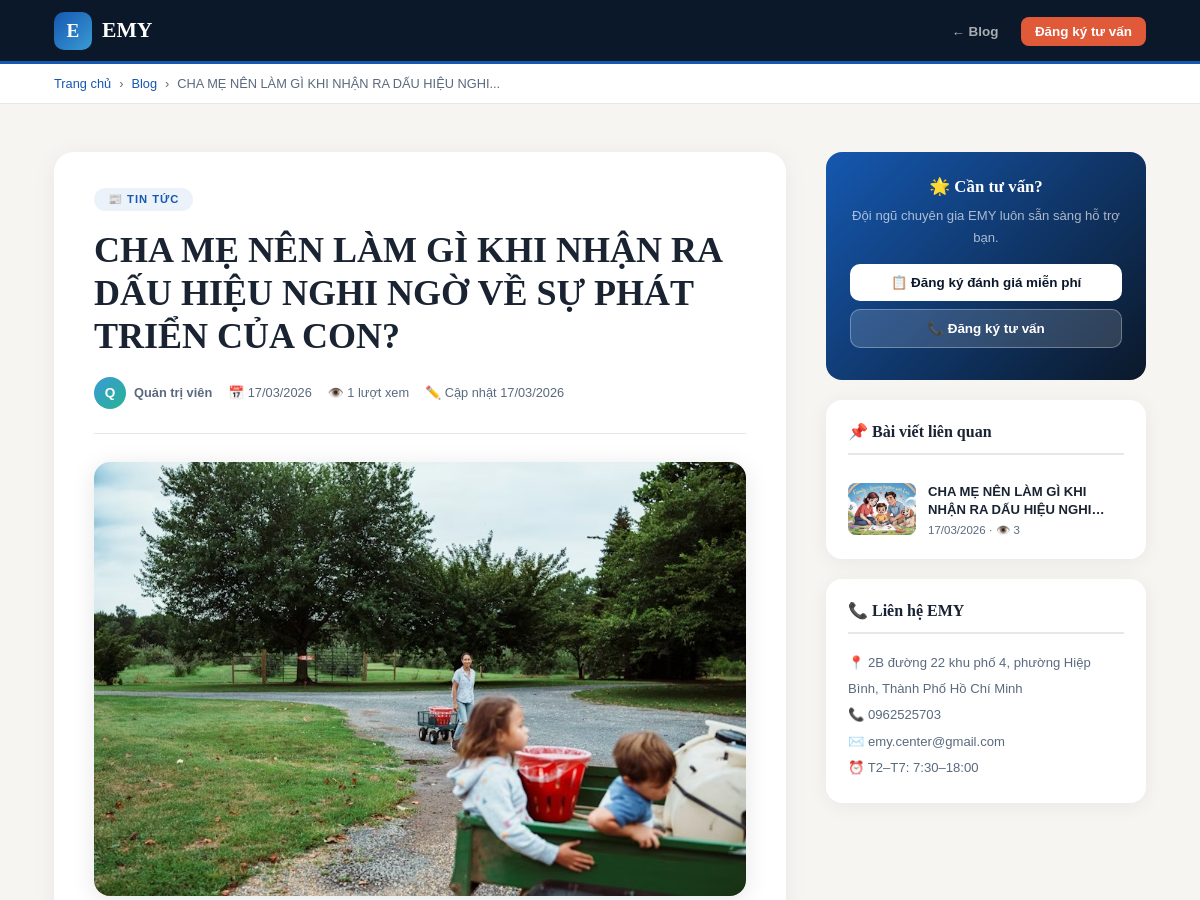
The app's page /blog/2 (upper part), older data.
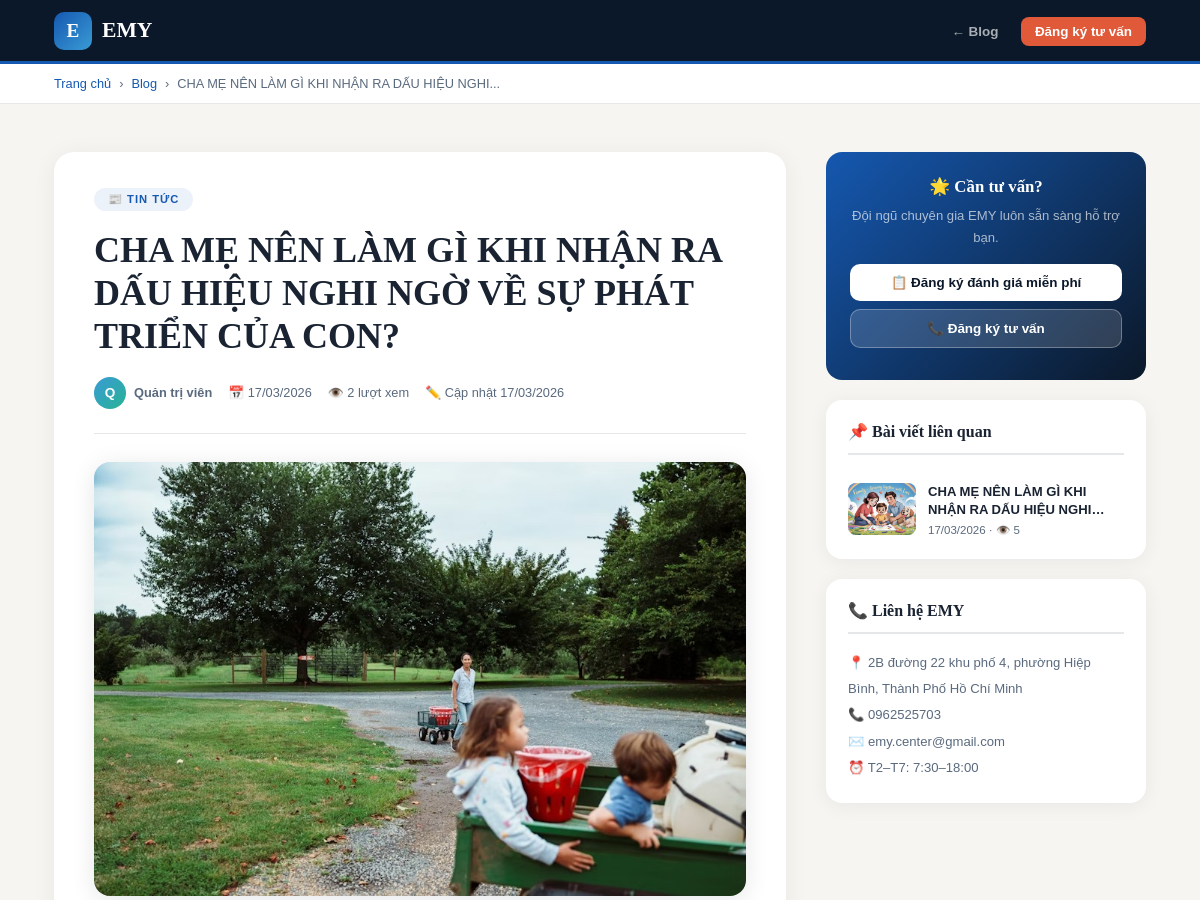
The same page, newer data.
### models.py (models this page shows)
class Post(db.Model):
    __tablename__ = 'posts'
    id            = db.Column(db.Integer, primary_key=True)
    title         = db.Column(db.String(300), nullable=False)
    slug          = db.Column(db.String(300), unique=True)
    content       = db.Column(db.Text, nullable=False)
    summary       = db.Column(db.String(500))
    thumbnail     = db.Column(db.String(300))
    category      = db.Column(db.String(50))
    is_published  = db.Column(db.Boolean, default=False)
    views         = db.Column(db.Integer, default=0)
    created_at    = db.Column(db.DateTime, default=datetime.utcnow)
    updated_at    = db.Column(db.DateTime, default=datetime.utcnow)
    author_id     = db.Column(db.Integer, db.ForeignKey('users.id'))
    author        = db.relationship('User', backref='posts')

### routes.py (the view)
@public_bp.route('/blog/<int:post_id>')
def blog_detail(post_id):
    post = Post.query.get_or_404(post_id)
    post.views += 1
    db.session.commit()
    related = Post.query.filter(
        Post.is_published==True, Post.id!=post.id, Post.category==post.category
    ).limit(3).all()
    return render_template('blog_detail.html', post=post, related=related, get_media_type=get_media_type)

### routes.py (called while the page is built)
def get_media_type(path):
    if not path: return None
    if any(x in path for x in ['youtube.com','youtu.be','vimeo.com']): return 'youtube'
    ext = path.rsplit('.',1)[-1].lower() if '.' in path else ''
    if ext in ALLOWED_VID: return 'video'
    if ext in ALLOWED_IMG: return 'image'
    return 'image_url'

### templates/blog_detail.html (shortened to what the changed rows need)
{% extends 'base.html' %}
{% block body %}
<div class="breadcrumb">
  <div class="wrap">
    <a href="{{ url_for('public.index') }}">Trang chủ</a>
    <span>›</span>
    <a href="{{ url_for('public.blog') }}">Blog</a>
    <span>›</span>
    <span>{{ post.title|truncate(50) }}</span>
  </div>
</div>
<div class="article-wrap">
  <div class="wrap">
    <div class="article-layout">
      <article class="article">
        <div class="article-header">
          <div class="art-cat">{{ {'news':'📰 Tin tức','tips':'💡 Kiến thức','event':'📅 Sự kiện'}.get(post.category,'Bài viết') }}</div>
          <h1>{{ post.title }}</h1>
          <div class="art-meta">
            <div class="art-author">
              <div class="art-av">{{ post.author.fullname[0] if post.author else 'E' }}</div>
              <span><strong>{{ post.author.fullname if post.author else 'EMY Team' }}</strong></span>
            </div>
            <span>📅 {{ post.created_at.strftime('%d/%m/%Y') }}</span>
            <span>👁️ {{ post.views }} lượt xem</span>
            {% if post.updated_at and post.updated_at != post.created_at %}
            <span>✏️ Cập nhật {{ post.updated_at.strftime('%d/%m/%Y') }}</span>
            {% endif %}
          </div>
        </div>
        {% set mtype = get_media_type(post.thumbnail) %}
        {% if post.thumbnail %}
        <div class="art-media">
          {% if mtype == 'image' %}
            <img src="{{ url_for('static', filename=post.thumbnail) }}" alt="{{ post.title }}">
          {% elif mtype == 'image_url' %}
            <img src="{{ post.thumbnail }}" alt="{{ post.title }}">
          {% elif mtype == 'video' %}
            <video controls preload="metadata">
              <source src="{{ url_for('static', filename=post.thumbnail) }}">
              Trình duyệt không hỗ trợ video.
            </video>
          {% endif %}
        </div>
        {% endif %}
      </article>
      <aside class="sidebar">
        {% if related %}
        <div class="sbox">
          {% for r in related %}
          {% set rmt = get_media_type(r.thumbnail) %}
          {% set bg_map = {'news':'linear-gradient(135deg,#dbeafe,#bfdbfe)','tips':'linear-gradient(135deg,#d1fae5,#a7f3d0)','event':'linear-gradient(135deg,#fef3c7,#fde68a)'} %}
          <a href="{{ url_for('public.blog_detail', post_id=r.id) }}" class="related-item">
            <div class="ri-img" style="background:{{ bg_map.get(r.category,'linear-gradient(135deg,#dbeafe,#bfdbfe)') }}">
              {% if rmt == 'image' %}<img src="{{ url_for('static', filename=r.thumbnail) }}" alt="">
              {% elif rmt == 'image_url' %}<img src="{{ r.thumbnail }}" alt="">
              {% elif rmt == 'youtube' %}
                {% set yid = r.thumbnail.split('v=')[-1].split('&')[0] if 'v=' in r.thumbnail else r.thumbnail.split('/')[-1] %}
                <img src="https://img.youtube.com/vi/{{ yid }}/mqdefault.jpg" alt="">
              {% else %}{{ {'news':'📰','tips':'💡','event':'📅'}.get(r.category,'📰') }}{% endif %}
            </div>
            <div class="ri-body">
              <h5>{{ r.title }}</h5>
              <p>{{ r.created_at.strftime('%d/%m/%Y') }} · 👁️ {{ r.views }}</p>
            </div>
          </a>
          {% endfor %}
        </div>
        {% endif %}
      </aside>
    </div>
  </div>
</div>
{% endblock %}

Row changes from the older to the newer data that the page shows:
changed Post "CHA MẸ NÊN LÀM GÌ KHI NHẬN RA DẤU HIỆU NGHI NGỜ VỀ SỰ PHÁT TRIỂN CỦA CON?": views "1" → "2"
changed Post "CHA MẸ NÊN LÀM GÌ KHI NHẬN RA DẤU HIỆU…": views "3" → "5"
